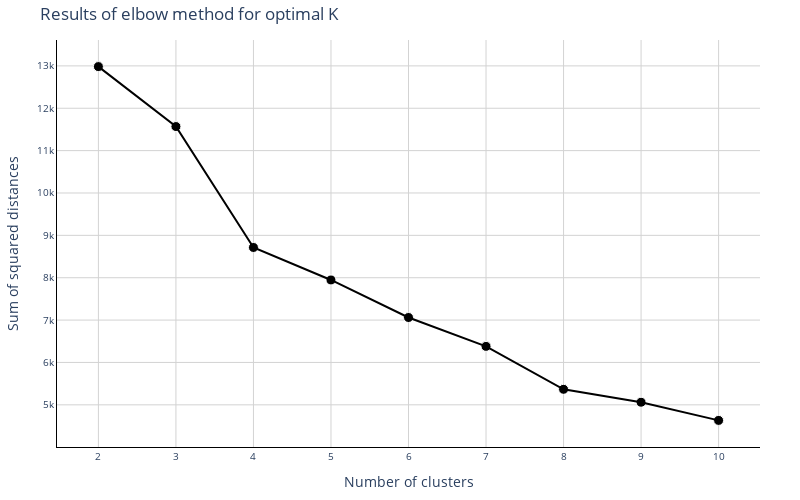

The notebook cell this image was saved under:
### Markdown cell above
We now have a DataFrame with the SSE for each cluster size. However, we need to visualize the data to clearly see if there is an optimal number of clusters. Since in what follows we will create a series of very similar figures in structure, we may as well define a function that will save us some lines of code in the long run.

### Code cell
#define a function that creates a plot of dots connected by lines
def plot_line_and_scatter(df, x_col, y_col, x_title, y_title, hover_text, title):

    #line plot
    line = go.Scatter(
        x=df[x_col],
        y=df[y_col],
        mode='lines',
        name='Line plot',
        hoverinfo='none',
        showlegend=False, 
        line=dict(color='black')
    )

    #scatter plot
    scatter = go.Scatter(
        x=df[x_col],
        y=df[y_col],
        mode='markers',
        hoverinfo='text',
        text=hover_text,
        showlegend=False, 
        marker=dict(size=10, color='black', line=dict(color='white', width=1)),
    )

    #create the figure
    fig = go.Figure(data=[scatter, line], layout=mylayout)

    #customize layout
    fig.update_layout(
        width=plot_size_shortwidth,
        height=plot_size_shortheight,
        title=title,
        xaxis_title=x_title,
        yaxis_title=y_title,
        margin=dict(l=40, r=40, t=40, b=40)
    )

    #show the figure
    fig.show()

#plot the figure by first defining a series of input parameters and then passing them to the function
x_col = 'n_k'  #name of column for x-axis
y_col = 'sse'  #name of column for y-axis
x_title = 'Number of clusters'  #title for x-axis
y_title = 'Sum of squared distances'  #title for y-axis
hover_text = [f'{x_title}: {x_value:.2f}<br>{y_title}: {y_value:.2f}'
              for x_value, y_value in zip(elbow_df[x_col], elbow_df[y_col])] #plotly's graphical object syntax for hover text
title = 'Results of elbow method for optimal K' #plot title

plot_line_and_scatter(elbow_df, x_col, y_col, x_title, y_title, hover_text, title) #run the function to see the figure

### Figure 1 — Plotly figure (JSON) as saved in the notebook; plotly's stock layout.template omitted (floating-point values rounded to 4 significant figures)
{"data": [{"hoverinfo": "text", "marker": {"color": "black", "line": {"color": "white", "width": 1}, "size": 10}, "mode": "markers", "showlegend": false, "text": ["Number of clusters: 2.00<br>Sum of squared distances: 12983.15", "Number of clusters: 3.00<br>Sum of squared distances: 11568.51", "Number of clusters: 4.00<br>Sum of squared distances: 8714.21", "Number of clusters: 5.00<br>Sum of squared distances: 7947.26", "Number of clusters: 6.00<br>Sum of squared distances: 7061.22", "Number of clusters: 7.00<br>Sum of squared distances: 6379.75", "Number of clusters: 8.00<br>Sum of squared distances: 5366.35", "Number of clusters: 9.00<br>Sum of squared distances: 5061.39", "Number of clusters: 10.00<br>Sum of squared distances: 4632.52"], "type": "scatter", "x": [2, 3, 4, 5, 6, 7, 8, 9, 10], "y": [12980.0, 11570.0, 8714.0, 7947.0, 7061.0, 6380.0, 5366.0, 5061.0, 4633.0]}, {"hoverinfo": "none", "line": {"color": "black"}, "mode": "lines", "name": "Line plot", "showlegend": false, "type": "scatter", "x": [2, 3, 4, 5, 6, 7, 8, 9, 10], "y": [12980.0, 11570.0, 8714.0, 7947.0, 7061.0, 6380.0, 5366.0, 5061.0, 4633.0]}], "layout": {"font": {"size": 12}, "height": 500, "margin": {"b": 40, "l": 40, "r": 40, "t": 40}, "paper_bgcolor": "white", "plot_bgcolor": "white", "title": {"text": "Results of elbow method for optimal K"}, "width": 800, "xaxis": {"gridcolor": "lightgrey", "linecolor": "black", "tickfont": {"size": 10}, "title": {"text": "Number of clusters"}, "zeroline": true, "zerolinecolor": "lightgrey", "zerolinewidth": 1}, "yaxis": {"gridcolor": "lightgrey", "linecolor": "black", "tickfont": {"size": 10}, "title": {"text": "Sum of squared distances"}, "zeroline": true, "zerolinecolor": "lightgrey", "zerolinewidth": 1}}}
